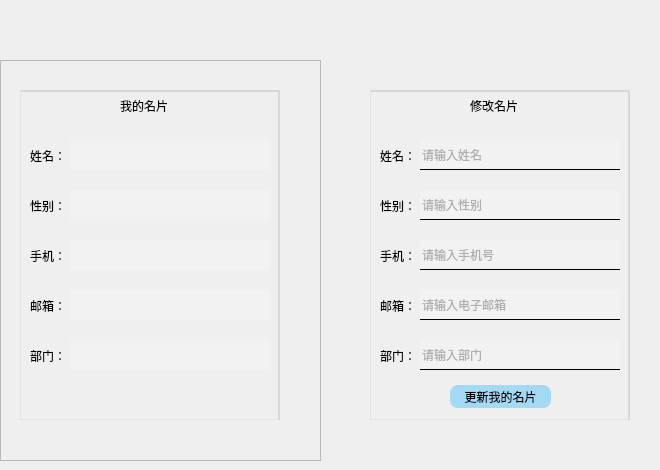
               <widget class="QWidget" name="page_3">
                <widget class="QFrame" name="frame_7">
                 <property name="geometry">
                  <rect>
                   <x>0</x>
                   <y>60</y>
                   <width>321</width>
                   <height>401</height>
                  </rect>
                 </property>
                 <property name="frameShape">
                  <enum>QFrame::StyledPanel</enum>
                 </property>
                 <property name="frameShadow">
                  <enum>QFrame::Raised</enum>
                 </property>
                 <widget class="QFrame" name="frameMyCard_2">
                  <property name="geometry">
                   <rect>
                    <x>20</x>
                    <y>30</y>
                    <width>260</width>
                    <height>330</height>
                   </rect>
                  </property>
                  <property name="minimumSize">
                   <size>
                    <width>260</width>
                    <height>330</height>
                   </size>
                  </property>
                  <property name="styleSheet">
                   <string notr="true">QLineEdit{
	background-color: rgba(255, 255, 255, 55);
    border:none;
 	font: 12pt &quot;幼圆&quot;;
	color: rgb(108, 108, 108);
}
QPushButton{
	border-radius:20px;
	font: 10pt &quot;幼圆&quot;;
	background-color: rgba(0, 170, 255,80);
}
QPushButton:hover
{
	border: 1px solid rgb(15 , 150 , 255);
}
 
QPushButton:pressed
{
	border: 1px solid rgb(1 , 84 , 153);
	background-color: rgba(0, 170, 255,125);
	padding-left:3px;
	padding-top:3px;
}
QLabel{
	font: 9pt &quot;幼圆&quot;;
}
#frameMyCard_2{
	border-top:2px solid gray;
	border-right:2px solid gray;
	border-left:1px solid gray;
	border-bottom:1px solid gray;
	border-color: rgba(181, 181, 181,100);
	border-bottom-color: rgba(181, 181, 181,60);
	border-left-color: rgba(181, 181, 181,60);
}</string>
                  </property>
                  <property name="frameShape">
                   <enum>QFrame::StyledPanel</enum>
                  </property>
                  <property name="frameShadow">
                   <enum>QFrame::Raised</enum>
                  </property>
                  <widget class="QLineEdit" name="lineEditName_2">
                   <property name="geometry">
                    <rect>
                     <x>50</x>
                     <y>50</y>
                     <width>200</width>
                     <height>30</height>
                    </rect>
                   </property>
                   <property name="inputMask">
                    <string/>
                   </property>
                   <property name="text">
                    <string/>
                   </property>
                   <property name="frame">
                    <bool>true</bool>
                   </property>
                   <property name="placeholderText">
                    <string/>
                   </property>
                  </widget>
                  <widget class="QLineEdit" name="lineEditGender_2">
                   <property name="geometry">
                    <rect>
                     <x>50</x>
                     <y>100</y>
                     <width>200</width>
                     <height>30</height>
                    </rect>
                   </property>
                   <property name="inputMask">
                    <string/>
                   </property>
                   <property name="text">
                    <string/>
                   </property>
                   <property name="placeholderText">
                    <string/>
                   </property>
                  </widget>
                  <widget class="QLineEdit" name="lineEditNumber_2">
                   <property name="geometry">
                    <rect>
                     <x>50</x>
                     <y>150</y>
                     <width>200</width>
                     <height>30</height>
                    </rect>
                   </property>
                   <property name="inputMask">
                    <string/>
                   </property>
                   <property name="text">
                    <string/>
                   </property>
                   <property name="placeholderText">
                    <string/>
                   </property>
                  </widget>
                  <widget class="QLineEdit" name="lineEditEmail_2">
                   <property name="geometry">
                    <rect>
                     <x>50</x>
                     <y>200</y>
                     <width>200</width>
                     <height>30</height>
                    </rect>
                   </property>
                   <property name="inputMask">
                    <string/>
                   </property>
                   <property name="text">
                    <string/>
                   </property>
                   <property name="placeholderText">
                    <string/>
                   </property>
                  </widget>
                  <widget class="QLabel" name="label_17">
                   <property name="geometry">
                    <rect>
                     <x>10</x>
                     <y>60</y>
                     <width>54</width>
                     <height>12</height>
                    </rect>
                   </property>
                   <property name="text">
                    <string>姓名：</string>
                   </property>
                  </widget>
                  <widget class="QLabel" name="label_18">
                   <property name="geometry">
                    <rect>
                     <x>10</x>
                     <y>110</y>
                     <width>54</width>
                     <height>12</height>
                    </rect>
                   </property>
                   <property name="text">
                    <string>性别：</string>
                   </property>
                  </widget>
                  <widget class="QLabel" name="label_19">
                   <property name="geometry">
                    <rect>
                     <x>10</x>
                     <y>160</y>
                     <width>54</width>
                     <height>12</height>
                    </rect>
                   </property>
                   <property name="text">
                    <string>手机：</string>
                   </property>
                  </widget>
                  <widget class="QLabel" name="label_20">
                   <property name="geometry">
                    <rect>
                     <x>10</x>
                     <y>210</y>
                     <width>54</width>
                     <height>12</height>
                    </rect>
                   </property>
                   <property name="text">
                    <string>邮箱：</string>
                   </property>
                  </widget>
                  <widget class="QLineEdit" name="lineEditPart_2">
                   <property name="geometry">
                    <rect>
                     <x>50</x>
                     <y>250</y>
                     <width>200</width>
                     <height>30</height>
                    </rect>
                   </property>
                   <property name="inputMask">
                    <string/>
                   </property>
                   <property name="text">
                    <string/>
                   </property>
                   <property name="placeholderText">
                    <string/>
                   </property>
                  </widget>
                  <widget class="QLabel" name="label_21">
                   <property name="geometry">
                    <rect>
                     <x>10</x>
                     <y>260</y>
                     <width>54</width>
                     <height>12</height>
                    </rect>
                   </property>
                   <property name="text">
                    <string>部门：</string>
                   </property>
                  </widget>
                  <widget class="QLabel" name="label_15">
                   <property name="geometry">
                    <rect>
                     <x>100</x>
                     <y>10</y>
                     <width>54</width>
                     <height>12</height>
                    </rect>
                   </property>
                   <property name="text">
                    <string>我的名片</string>
                   </property>
                  </widget>
                 </widget>
                </widget>
                <widget class="QStackedWidget" name="stackedWidget_2">
                 <property name="geometry">
                  <rect>
                   <x>340</x>
                   <y>70</y>
                   <width>311</width>
                   <height>361</height>
                  </rect>
                 </property>
                 <property name="minimumSize">
                  <size>
                   <width>260</width>
                   <height>330</height>
                  </size>
                 </property>
                 <property name="currentIndex">
                  <number>0</number>
                 </property>
                 <widget class="QWidget" name="page">
                  <widget class="QFrame" name="frameMyCard">
                   <property name="geometry">
                    <rect>
                     <x>30</x>
                     <y>20</y>
                     <width>260</width>
                     <height>330</height>
                    </rect>
                   </property>
                   <property name="minimumSize">
                    <size>
                     <width>260</width>
                     <height>330</height>
                    </size>
                   </property>
                   <property name="styleSheet">
                    <string notr="true">QLineEdit{
	background-color: rgba(255, 255, 255, 55);
    border:none;
    border-bottom:1px solid black;
 	font: 12pt &quot;幼圆&quot;;
	color: rgb(108, 108, 108);
}
QPushButton{
	border-radius:20px;
	font: 10pt &quot;幼圆&quot;;
	background-color: rgba(0, 170, 255,80);
}
QPushButton:hover
{
	border: 1px solid rgb(15 , 150 , 255);
}
 
QPushButton:pressed
{
	border: 1px solid rgb(1 , 84 , 153);
	background-color: rgba(0, 170, 255,125);
	padding-left:3px;
	padding-top:3px;
}
QLabel{
font: 9pt &quot;幼圆&quot;;
}
#frameMyCard{
	border-top:2px solid gray;
	border-right:2px solid gray;
	border-left:1px solid gray;
	border-bottom:1px solid gray;
	border-color: rgba(181, 181, 181,100);
	border-bottom-color: rgba(181, 181, 181,60);
	border-left-color: rgba(181, 181, 181,60);
}</string>
                   </property>
                   <property name="frameShape">
                    <enum>QFrame::StyledPanel</enum>
                   </property>
                   <property name="frameShadow">
                    <enum>QFrame::Raised</enum>
                   </property>
                   <widget class="QLabel" name="label_9">
                    <property name="geometry">
                     <rect>
                      <x>100</x>
                      <y>10</y>
                      <width>54</width>
                      <height>12</height>
                     </rect>
                    </property>
                    <property name="text">
                     <string>修改名片</string>
                    </property>
                   </widget>
                   <widget class="QLineEdit" name="lineEditName">
                    <property name="geometry">
                     <rect>
                      <x>50</x>
                      <y>50</y>
                      <width>200</width>
                      <height>30</height>
                     </rect>
                    </property>
                    <property name="inputMask">
                     <string/>
                    </property>
                    <property name="text">
                     <string/>
                    </property>
                    <property name="frame">
                     <bool>true</bool>
                    </property>
                    <property name="placeholderText">
                     <string>请输入姓名</string>
                    </property>
                   </widget>
                   <widget class="QLineEdit" name="lineEditGender">
                    <property name="geometry">
                     <rect>
                      <x>50</x>
                      <y>100</y>
                      <width>200</width>
                      <height>30</height>
                     </rect>
                    </property>
                    <property name="inputMask">
                     <string/>
                    </property>
                    <property name="text">
                     <string/>
                    </property>
                    <property name="placeholderText">
                     <string>请输入性别</string>
                    </property>
                   </widget>
                   <widget class="QLineEdit" name="lineEditNumber">
                    <property name="geometry">
                     <rect>
                      <x>50</x>
                      <y>150</y>
                      <width>200</width>
                      <height>30</height>
                     </rect>
                    </property>
                    <property name="inputMask">
                     <string/>
                    </property>
                    <property name="text">
                     <string/>
                    </property>
                    <property name="placeholderText">
                     <string>请输入手机号</string>
                    </property>
                   </widget>
                   <widget class="QLineEdit" name="lineEditEmail">
                    <property name="geometry">
                     <rect>
                      <x>50</x>
                      <y>200</y>
                      <width>200</width>
                      <height>30</height>
                     </rect>
                    </property>
                    <property name="inputMask">
                     <string/>
                    </property>
                    <property name="text">
                     <string/>
                    </property>
                    <property name="placeholderText">
                     <string>请输入电子邮箱</string>
                    </property>
                   </widget>
                   <widget class="QLabel" name="label_10">
                    <property name="geometry">
                     <rect>
                      <x>10</x>
                      <y>60</y>
                      <width>54</width>
                      <height>12</height>
                     </rect>
                    </property>
                    <property name="text">
                     <string>姓名：</string>
                    </property>
                   </widget>
                   <widget class="QLabel" name="label_11">
                    <property name="geometry">
                     <rect>
                      <x>10</x>
                      <y>110</y>
                      <width>54</width>
                      <height>12</height>
                     </rect>
                    </property>
                    <property name="text">
                     <string>性别：</string>
                    </property>
                   </widget>
                   <widget class="QLabel" name="label_12">
                    <property name="geometry">
                     <rect>
                      <x>10</x>
                      <y>160</y>
                      <width>54</width>
                      <height>12</height>
                     </rect>
                    </property>
                    <property name="text">
                     <string>手机：</string>
                    </property>
                   </widget>
                   <widget class="QLabel" name="label_13">
                    <property name="geometry">
                     <rect>
                      <x>10</x>
                      <y>210</y>
                      <width>54</width>
                      <height>12</height>
                     </rect>
                    </property>
                    <property name="text">
                     <string>邮箱：</string>
                    </property>
                   </widget>
                   <widget class="QLineEdit" name="lineEditPart">
                    <property name="geometry">
                     <rect>
                      <x>50</x>
                      <y>250</y>
                      <width>200</width>
                      <height>30</height>
                     </rect>
                    </property>
                    <property name="inputMask">
                     <string/>
                    </property>
                    <property name="text">
                     <string/>
                    </property>
                    <property name="placeholderText">
                     <string>请输入部门</string>
                    </property>
                   </widget>
                   <widget class="QLabel" name="label_14">
                    <property name="geometry">
                     <rect>
                      <x>10</x>
                      <y>260</y>
                      <width>54</width>
                      <height>12</height>
                     </rect>
                    </property>
                    <property name="text">
                     <string>部门：</string>
                    </property>
                   </widget>
                   <widget class="QPushButton" name="pushButtonRefresh">
                    <property name="geometry">
                     <rect>
                      <x>80</x>
                      <y>295</y>
                      <width>101</width>
                      <height>23</height>
                     </rect>
                    </property>
                    <property name="styleSheet">
                     <string notr="true">border-radius:8px;</string>
                    </property>
                    <property name="text">
                     <string>更新我的名片</string>
                    </property>
                   </widget>
                  </widget>
                 </widget>
                 <widget class="QWidget" name="page_2"/>
                </widget>
               </widget>
